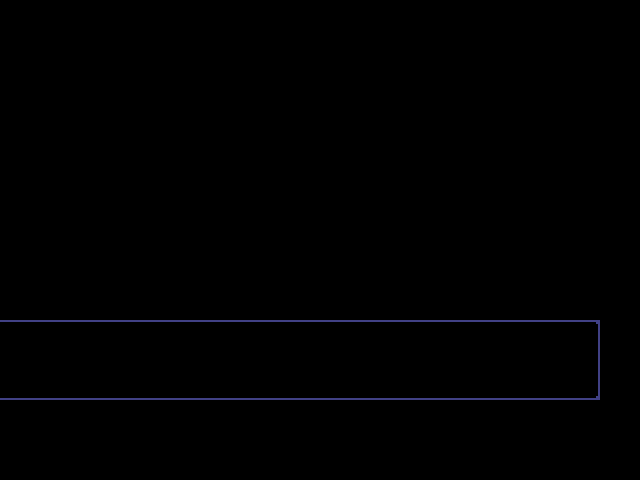

A level layout from a 2D game, rendered from its tile map. Below: a short description, then the map file with its tile-grid data intact:
An orthogonal 16x12 tile map with 40x40 px tiles, 1 tile layer (tiles), 2 tilesets and 19 objects (2x script, 2x beanspot, giantdarkdoor, entry, entry2, ...).

<map version="1.10" tiledversion="1.10.1" orientation="orthogonal" renderorder="right-down" width="16" height="12" tilewidth="40" tileheight="40" infinite="0" nextlayerid="6" nextobjectid="43">
 <editorsettings>
  <export target="data.lua" format="lua" />
 </editorsettings>
 <properties>
  <property name="border" value="castle" />
  <property name="music" value="deltarune/castletown_empty" />
  <property name="name" value="Test Map - Great Door" />
 </properties>
 <tileset firstgid="1" source="../../tilesets/castle.tsx" />
 <tileset firstgid="61" source="../../tilesets/chapter1.tsx" />
 <layer id="1" name="tiles" width="16" height="12">
  <data encoding="csv">
0,0,0,0,0,0,0,0,0,0,0,0,0,0,0,0,
0,0,0,0,0,0,0,0,0,0,0,0,0,0,0,0,
0,0,0,0,0,0,0,0,0,0,0,0,0,0,0,0,
0,0,0,0,0,0,0,0,0,0,0,0,0,0,0,0,
0,0,0,0,0,0,0,0,0,0,0,0,0,0,0,0,
0,0,0,0,0,0,0,0,0,0,0,0,0,0,0,0,
0,0,0,0,0,0,0,0,0,0,0,0,0,0,0,0,
0,0,0,0,0,0,0,0,0,0,0,0,0,0,0,0,
7,7,7,7,7,7,7,7,7,7,7,7,7,7,8,0,
15,15,15,15,15,15,15,15,15,15,15,15,15,15,16,0,
0,0,0,0,0,0,0,0,0,0,0,0,0,0,0,0,
0,0,0,0,0,0,0,0,0,0,0,0,0,0,0,0
</data>
 </layer>
 <objectgroup id="2" name="objects_deco">
  <object id="1" name="giantdarkdoor" gid="62" x="260" y="320" width="360" height="310" />
 </objectgroup>
 <objectgroup color="#0000ff" id="3" name="collision">
  <object id="24" x="0" y="280" width="360" height="40" />
  <object id="25" x="0" y="400" width="640" height="40" />
  <object id="26" x="600" y="320" width="40" height="80" />
  <object id="30" x="360" y="200" width="55.9918" height="120" />
  <object id="32" x="474.003" y="200" width="45.9972" height="120" />
  <object id="33" x="520" y="280" width="120" height="40" />
  <object id="34" x="380" y="160" width="120" height="40" />
 </objectgroup>
 <objectgroup color="#7f00ff" id="4" name="markers">
  <object id="8" name="entry" x="40" y="360">
   <point />
  </object>
  <object id="13" name="entry2" x="446" y="360">
   <point />
  </object>
  <object id="11" name="spawn" x="160" y="360">
   <properties>
    <property name="music" value="castletown" />
   </properties>
   <point />
  </object>
  <object id="35" name="sillybilly" x="444" y="260">
   <point />
  </object>
 </objectgroup>
 <objectgroup color="#ff00ff" id="5" name="objects">
  <object id="9" name="transition" x="-20" y="320" width="40" height="80">
   <properties>
    <property name="map" value="room2" />
    <property name="marker" value="entry2" />
   </properties>
  </object>
  <object id="29" name="script" x="360" y="200" width="160" height="40">
   <properties>
    <property name="cutscene" value="chapter1.greatdoor" />
    <property name="once" type="bool" value="false" />
   </properties>
  </object>
  <object id="36" name="script" x="200" y="0" width="40" height="480">
   <properties>
    <property name="cutscene" value="chapter1.greatdoor_view" />
    <property name="flagcheck" value="mrbeast_greatdoorunlocked" />
    <property name="once" type="bool" value="false" />
   </properties>
  </object>
  <object id="39" name="interactable" x="416" y="280" width="58" height="40">
   <properties>
    <property name="flagcheck" value="!mrbeast_greatdoorunlocked" />
    <property name="solid" type="bool" value="true" />
   </properties>
  </object>
  <object id="40" name="NPC" x="560" y="400">
   <properties>
    <property name="actor" value="sam" />
    <property name="cutscene" value="room4.sam" />
   </properties>
   <point />
  </object>
  <object id="41" name="beanspot" x="320" y="360">
   <properties>
    <property name="inc_flag" value="darkess_beans" />
    <property name="name" value="Darkess Bean" />
   </properties>
   <point />
  </object>
  <object id="42" name="beanspot" x="120" y="360">
   <properties>
    <property name="inc_flag" value="darkess_beans" />
    <property name="name" value="Darkess Bean" />
   </properties>
   <point />
  </object>
 </objectgroup>
</map>
